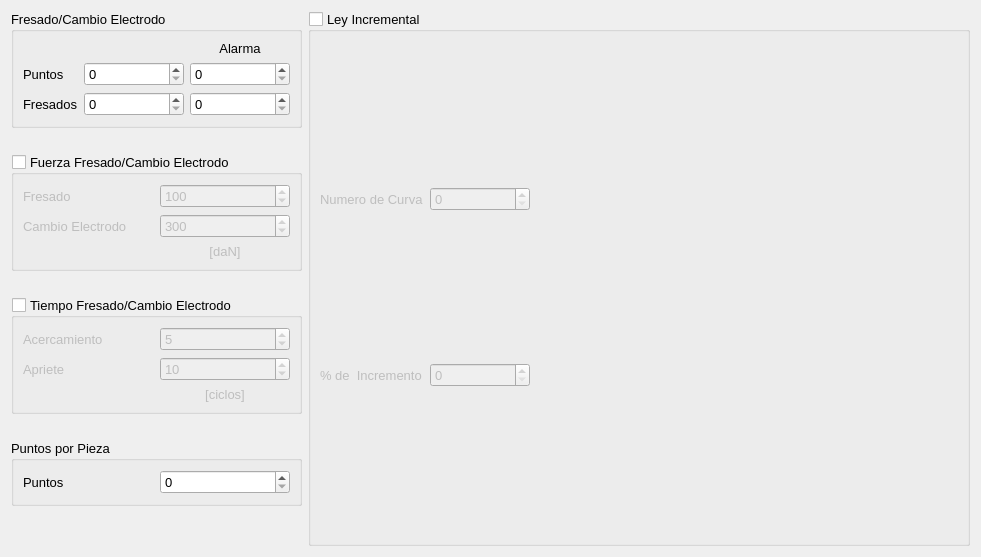
           <widget class="QWidget" name="tab">
            <attribute name="title">
             <string>Servicios</string>
            </attribute>
            <layout class="QGridLayout" name="gridLayout_31">
             <item row="0" column="1">
              <widget class="QGroupBox" name="groupBox_5">
               <property name="font">
                <font>
                 <pointsize>10</pointsize>
                </font>
               </property>
               <property name="title">
                <string>Ley Incremental</string>
               </property>
               <property name="checkable">
                <bool>true</bool>
               </property>
               <property name="checked">
                <bool>false</bool>
               </property>
               <layout class="QGridLayout" name="gridLayout_12">
                <item row="1" column="0">
                 <widget class="QLabel" name="label_71">
                  <property name="text">
                   <string>% de  Incremento</string>
                  </property>
                 </widget>
                </item>
                <item row="1" column="1">
                 <widget class="QSpinBox" name="caja_37">
                  <property name="minimumSize">
                   <size>
                    <width>100</width>
                    <height>0</height>
                   </size>
                  </property>
                  <property name="minimum">
                   <number>0</number>
                  </property>
                  <property name="maximum">
                   <number>50</number>
                  </property>
                 </widget>
                </item>
                <item row="0" column="0">
                 <widget class="QLabel" name="label_62">
                  <property name="text">
                   <string>Numero de Curva</string>
                  </property>
                 </widget>
                </item>
                <item row="0" column="1">
                 <widget class="QSpinBox" name="caja_38">
                  <property name="minimumSize">
                   <size>
                    <width>100</width>
                    <height>0</height>
                   </size>
                  </property>
                  <property name="minimum">
                   <number>0</number>
                  </property>
                  <property name="maximum">
                   <number>20</number>
                  </property>
                  <property name="value">
                   <number>0</number>
                  </property>
                 </widget>
                </item>
                <item row="1" column="2">
                 <spacer name="horizontalSpacer">
                  <property name="orientation">
                   <enum>Qt::Horizontal</enum>
                  </property>
                  <property name="sizeHint" stdset="0">
                   <size>
                    <width>422</width>
                    <height>20</height>
                   </size>
                  </property>
                 </spacer>
                </item>
                <item row="2" column="0" colspan="3">
                 <layout class="QGridLayout" name="gridLayout_2">
                  <property name="margin">
                   <number>0</number>
                  </property>
                  <property name="spacing">
                   <number>6</number>
                  </property>
                 </layout>
                </item>
               </layout>
              </widget>
             </item>
             <item row="0" column="0">
              <layout class="QGridLayout" name="gridLayout_28">
               <item row="5" column="0">
                <spacer name="verticalSpacer_11">
                 <property name="orientation">
                  <enum>Qt::Vertical</enum>
                 </property>
                 <property name="sizeType">
                  <enum>QSizePolicy::Preferred</enum>
                 </property>
                 <property name="sizeHint" stdset="0">
                  <size>
                   <width>20</width>
                   <height>20</height>
                  </size>
                 </property>
                </spacer>
               </item>
               <item row="1" column="0">
                <spacer name="verticalSpacer_22">
                 <property name="orientation">
                  <enum>Qt::Vertical</enum>
                 </property>
                 <property name="sizeType">
                  <enum>QSizePolicy::Preferred</enum>
                 </property>
                 <property name="sizeHint" stdset="0">
                  <size>
                   <width>20</width>
                   <height>20</height>
                  </size>
                 </property>
                </spacer>
               </item>
               <item row="7" column="0">
                <spacer name="verticalSpacer_7">
                 <property name="orientation">
                  <enum>Qt::Vertical</enum>
                 </property>
                 <property name="sizeHint" stdset="0">
                  <size>
                   <width>20</width>
                   <height>40</height>
                  </size>
                 </property>
                </spacer>
               </item>
               <item row="6" column="0">
                <widget class="QGroupBox" name="groupBox_4">
                 <property name="minimumSize">
                  <size>
                   <width>200</width>
                   <height>0</height>
                  </size>
                 </property>
                 <property name="maximumSize">
                  <size>
                   <width>300</width>
                   <height>16777215</height>
                  </size>
                 </property>
                 <property name="font">
                  <font>
                   <pointsize>10</pointsize>
                  </font>
                 </property>
                 <property name="title">
                  <string>Puntos por Pieza</string>
                 </property>
                 <layout class="QGridLayout" name="gridLayout_29">
                  <item row="0" column="0">
                   <widget class="QLabel" name="label_51">
                    <property name="text">
                     <string>Puntos</string>
                    </property>
                   </widget>
                  </item>
                  <item row="0" column="1">
                   <widget class="QSpinBox" name="caja_45">
                    <property name="minimumSize">
                     <size>
                      <width>100</width>
                      <height>0</height>
                     </size>
                    </property>
                    <property name="font">
                     <font>
                      <pointsize>10</pointsize>
                     </font>
                    </property>
                    <property name="maximum">
                     <number>9999</number>
                    </property>
                   </widget>
                  </item>
                 </layout>
                </widget>
               </item>
               <item row="0" column="0">
                <widget class="QGroupBox" name="groupBox_3">
                 <property name="minimumSize">
                  <size>
                   <width>0</width>
                   <height>0</height>
                  </size>
                 </property>
                 <property name="maximumSize">
                  <size>
                   <width>300</width>
                   <height>16777215</height>
                  </size>
                 </property>
                 <property name="font">
                  <font>
                   <pointsize>10</pointsize>
                  </font>
                 </property>
                 <property name="title">
                  <string>Fresado/Cambio Electrodo</string>
                 </property>
                 <layout class="QGridLayout" name="gridLayout_25">
                  <item row="1" column="0">
                   <widget class="QLabel" name="label_21">
                    <property name="text">
                     <string>Puntos</string>
                    </property>
                   </widget>
                  </item>
                  <item row="2" column="0">
                   <widget class="QLabel" name="label_23">
                    <property name="text">
                     <string>Fresados</string>
                    </property>
                   </widget>
                  </item>
                  <item row="2" column="1">
                   <widget class="QSpinBox" name="caja_40">
                    <property name="minimumSize">
                     <size>
                      <width>100</width>
                      <height>0</height>
                     </size>
                    </property>
                    <property name="font">
                     <font>
                      <pointsize>10</pointsize>
                     </font>
                    </property>
                   </widget>
                  </item>
                  <item row="0" column="2">
                   <widget class="QLabel" name="label_63">
                    <property name="text">
                     <string>Alarma</string>
                    </property>
                    <property name="alignment">
                     <set>Qt::AlignCenter</set>
                    </property>
                   </widget>
                  </item>
                  <item row="1" column="1">
                   <widget class="QSpinBox" name="caja_39">
                    <property name="minimumSize">
                     <size>
                      <width>100</width>
                      <height>0</height>
                     </size>
                    </property>
                    <property name="maximumSize">
                     <size>
                      <width>16777215</width>
                      <height>16777215</height>
                     </size>
                    </property>
                    <property name="font">
                     <font>
                      <pointsize>10</pointsize>
                     </font>
                    </property>
                    <property name="maximum">
                     <number>1000</number>
                    </property>
                   </widget>
                  </item>
                  <item row="2" column="2">
                   <widget class="QSpinBox" name="caja_42">
                    <property name="minimumSize">
                     <size>
                      <width>100</width>
                      <height>0</height>
                     </size>
                    </property>
                   </widget>
                  </item>
                  <item row="1" column="2">
                   <widget class="QSpinBox" name="caja_41">
                    <property name="minimumSize">
                     <size>
                      <width>100</width>
                      <height>0</height>
                     </size>
                    </property>
                   </widget>
                  </item>
                 </layout>
                </widget>
               </item>
               <item row="2" column="0">
                <widget class="QGroupBox" name="groupBox_7">
                 <property name="minimumSize">
                  <size>
                   <width>200</width>
                   <height>0</height>
                  </size>
                 </property>
                 <property name="maximumSize">
                  <size>
                   <width>300</width>
                   <height>16777215</height>
                  </size>
                 </property>
                 <property name="font">
                  <font>
                   <pointsize>10</pointsize>
                  </font>
                 </property>
                 <property name="title">
                  <string>Fuerza Fresado/Cambio Electrodo</string>
                 </property>
                 <property name="checkable">
                  <bool>true</bool>
                 </property>
                 <property name="checked">
                  <bool>false</bool>
                 </property>
                 <layout class="QGridLayout" name="gridLayout_9">
                  <item row="0" column="0">
                   <widget class="QLabel" name="label_67">
                    <property name="text">
                     <string>Fresado</string>
                    </property>
                   </widget>
                  </item>
                  <item row="2" column="1">
                   <widget class="QLabel" name="label_68">
                    <property name="maximumSize">
                     <size>
                      <width>300</width>
                      <height>16777215</height>
                     </size>
                    </property>
                    <property name="text">
                     <string>[daN]</string>
                    </property>
                    <property name="alignment">
                     <set>Qt::AlignCenter</set>
                    </property>
                   </widget>
                  </item>
                  <item row="0" column="1">
                   <widget class="QSpinBox" name="caja_46">
                    <property name="minimumSize">
                     <size>
                      <width>100</width>
                      <height>0</height>
                     </size>
                    </property>
                    <property name="minimum">
                     <number>1</number>
                    </property>
                    <property name="maximum">
                     <number>999</number>
                    </property>
                    <property name="value">
                     <number>100</number>
                    </property>
                   </widget>
                  </item>
                  <item row="1" column="0">
                   <widget class="QLabel" name="label_65">
                    <property name="text">
                     <string>Cambio Electrodo</string>
                    </property>
                    <property name="alignment">
                     <set>Qt::AlignLeading|Qt::AlignLeft|Qt::AlignVCenter</set>
                    </property>
                   </widget>
                  </item>
                  <item row="1" column="1">
                   <widget class="QSpinBox" name="caja_47">
                    <property name="minimumSize">
                     <size>
                      <width>100</width>
                      <height>0</height>
                     </size>
                    </property>
                    <property name="maximumSize">
                     <size>
                      <width>16777215</width>
                      <height>16777215</height>
                     </size>
                    </property>
                    <property name="minimum">
                     <number>1</number>
                    </property>
                    <property name="maximum">
                     <number>999</number>
                    </property>
                    <property name="value">
                     <number>300</number>
                    </property>
                   </widget>
                  </item>
                 </layout>
                </widget>
               </item>
               <item row="4" column="0">
                <widget class="QGroupBox" name="groupBox_9">
                 <property name="minimumSize">
                  <size>
                   <width>200</width>
                   <height>0</height>
                  </size>
                 </property>
                 <property name="maximumSize">
                  <size>
                   <width>300</width>
                   <height>16777215</height>
                  </size>
                 </property>
                 <property name="font">
                  <font>
                   <pointsize>10</pointsize>
                  </font>
                 </property>
                 <property name="title">
                  <string>Tiempo Fresado/Cambio Electrodo</string>
                 </property>
                 <property name="checkable">
                  <bool>true</bool>
                 </property>
                 <property name="checked">
                  <bool>false</bool>
                 </property>
                 <layout class="QGridLayout" name="gridLayout_10">
                  <item row="2" column="1">
                   <widget class="QLabel" name="label_70">
                    <property name="text">
                     <string>[ciclos]</string>
                    </property>
                    <property name="alignment">
                     <set>Qt::AlignCenter</set>
                    </property>
                   </widget>
                  </item>
                  <item row="0" column="0">
                   <widget class="QLabel" name="label_69">
                    <property name="text">
                     <string>Acercamiento</string>
                    </property>
                   </widget>
                  </item>
                  <item row="0" column="1">
                   <widget class="QSpinBox" name="caja_43">
                    <property name="minimumSize">
                     <size>
                      <width>100</width>
                      <height>0</height>
                     </size>
                    </property>
                    <property name="minimum">
                     <number>1</number>
                    </property>
                    <property name="maximum">
                     <number>999</number>
                    </property>
                    <property name="value">
                     <number>5</number>
                    </property>
                   </widget>
                  </item>
                  <item row="1" column="1">
                   <widget class="QSpinBox" name="caja_44">
                    <property name="minimumSize">
                     <size>
                      <width>100</width>
                      <height>0</height>
                     </size>
                    </property>
                    <property name="minimum">
                     <number>1</number>
                    </property>
                    <property name="maximum">
                     <number>999</number>
                    </property>
                    <property name="value">
                     <number>10</number>
                    </property>
                   </widget>
                  </item>
                  <item row="1" column="0">
                   <widget class="QLabel" name="label_66">
                    <property name="text">
                     <string>Apriete</string>
                    </property>
                   </widget>
                  </item>
                 </layout>
                </widget>
               </item>
               <item row="3" column="0">
                <spacer name="verticalSpacer_26">
                 <property name="orientation">
                  <enum>Qt::Vertical</enum>
                 </property>
                 <property name="sizeType">
                  <enum>QSizePolicy::Preferred</enum>
                 </property>
                 <property name="sizeHint" stdset="0">
                  <size>
                   <width>20</width>
                   <height>20</height>
                  </size>
                 </property>
                </spacer>
               </item>
              </layout>
             </item>
            </layout>
           </widget>
